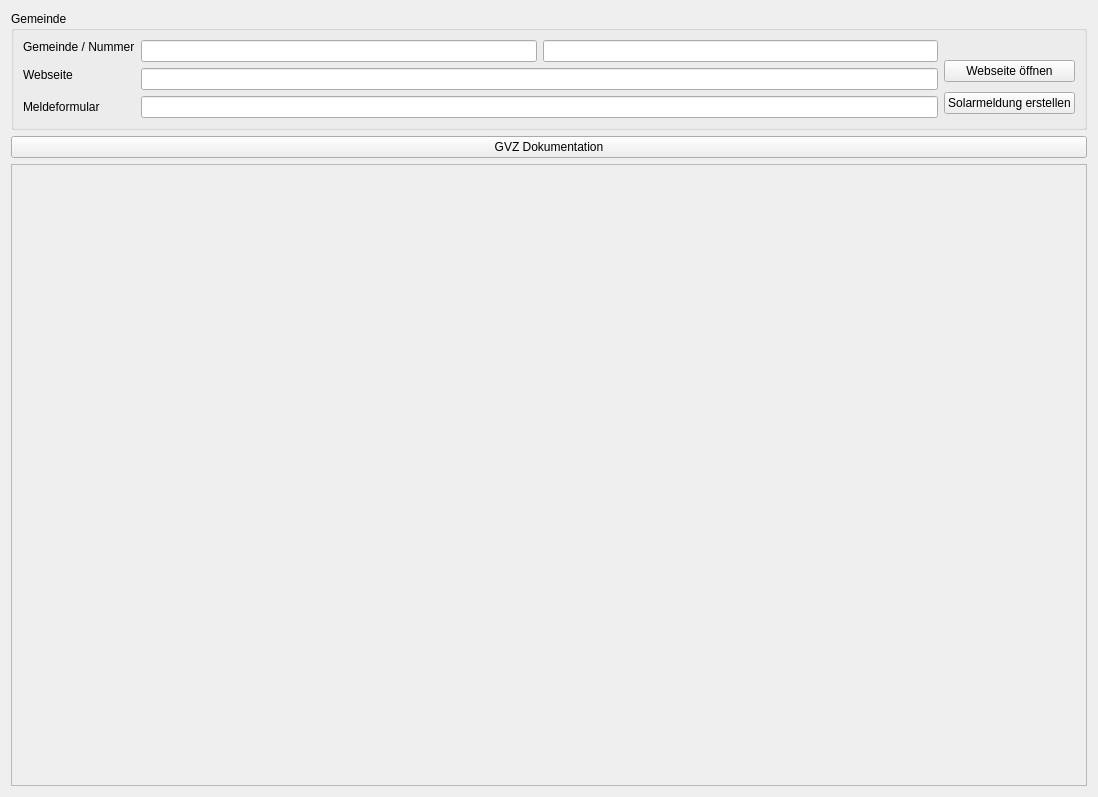
<?xml version="1.0" encoding="UTF-8"?>
<ui version="4.0">
 <class>Municipality</class>
 <widget class="QWidget" name="Municipality">
  <property name="geometry">
   <rect>
    <x>0</x>
    <y>0</y>
    <width>1098</width>
    <height>797</height>
   </rect>
  </property>
  <property name="windowTitle">
   <string>Form</string>
  </property>
  <layout class="QVBoxLayout" name="verticalLayout">
   <item>
    <widget class="QGroupBox" name="groupBox_3">
     <property name="sizePolicy">
      <sizepolicy hsizetype="Preferred" vsizetype="Fixed">
       <horstretch>0</horstretch>
       <verstretch>0</verstretch>
      </sizepolicy>
     </property>
     <property name="title">
      <string>Gemeinde</string>
     </property>
     <layout class="QGridLayout" name="gridLayout_6">
      <item row="0" column="0">
       <widget class="QLabel" name="label_16">
        <property name="text">
         <string>Gemeinde / Nummer</string>
        </property>
       </widget>
      </item>
      <item row="0" column="1" rowspan="2">
       <layout class="QHBoxLayout" name="horizontalLayout_20">
        <item>
         <widget class="QLineEdit" name="pvp_building_municipalityName">
          <property name="text">
           <string/>
          </property>
          <property name="readOnly">
           <bool>true</bool>
          </property>
         </widget>
        </item>
        <item>
         <widget class="QLineEdit" name="pvp_building_municipalityCode">
          <property name="text">
           <string/>
          </property>
          <property name="readOnly">
           <bool>true</bool>
          </property>
         </widget>
        </item>
       </layout>
      </item>
      <item row="1" column="2" rowspan="2">
       <widget class="QPushButton" name="openMunicipalityWebsite">
        <property name="text">
         <string>Webseite öffnen</string>
        </property>
       </widget>
      </item>
      <item row="2" column="0">
       <widget class="QLabel" name="label_46">
        <property name="text">
         <string>Webseite</string>
        </property>
       </widget>
      </item>
      <item row="2" column="1" rowspan="2">
       <widget class="QLineEdit" name="obj_website">
        <property name="text">
         <string/>
        </property>
        <property name="readOnly">
         <bool>true</bool>
        </property>
       </widget>
      </item>
      <item row="3" column="2" rowspan="2">
       <widget class="QPushButton" name="createBuildingForm">
        <property name="text">
         <string>Solarmeldung erstellen</string>
        </property>
       </widget>
      </item>
      <item row="4" column="0">
       <widget class="QLabel" name="label_18">
        <property name="text">
         <string>Meldeformular</string>
        </property>
       </widget>
      </item>
      <item row="4" column="1">
       <widget class="QLineEdit" name="evu_5">
        <property name="text">
         <string/>
        </property>
        <property name="readOnly">
         <bool>true</bool>
        </property>
       </widget>
      </item>
     </layout>
    </widget>
   </item>
   <item>
    <widget class="QPushButton" name="createGvzDocumentation">
     <property name="text">
      <string>GVZ Dokumentation</string>
     </property>
    </widget>
   </item>
   <item>
    <widget class="QFrame" name="frame_9">
     <property name="frameShape">
      <enum>QFrame::StyledPanel</enum>
     </property>
     <property name="frameShadow">
      <enum>QFrame::Raised</enum>
     </property>
    </widget>
   </item>
  </layout>
 </widget>
 <resources/>
 <connections/>
</ui>
